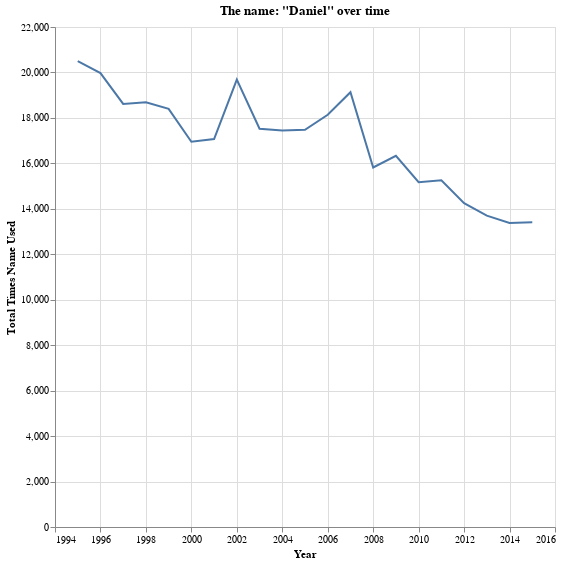

Notebook code for this chart:
### Code cell
#| label: GQ4 chart
#| code-summary: plot example
#| fig-align: center

alt.Chart(data_daniel).mark_line().encode(x=alt.X('year',axis=alt.Axis(title='Year',format='Y')),
                                         y=alt.Y('Total',axis=alt.Axis(title='Total Times Name Used'))).properties(title='The name: "Daniel" over time',
                                                                                                                   width=500,
                                                                                                                   height=500)

### Figure 1 — Vega-Lite specification as saved in the notebook (floating-point values rounded to 4 significant figures)
{"config": {"view": {"continuousWidth": 400, "continuousHeight": 300}}, "data": {"name": "data-0ea6814e413cf98e8d2e112d83eada91"}, "mark": "line", "encoding": {"x": {"axis": {"format": "Y", "title": "Year"}, "field": "year", "type": "quantitative"}, "y": {"axis": {"title": "Total Times Name Used"}, "field": "Total", "type": "quantitative"}}, "height": 500, "title": "The name: \"Daniel\" over time", "width": 500, "$schema": "https://vega.github.io/schema/vega-lite/v4.17.0.json", "datasets": {"data-0ea6814e413cf98e8d2e112d83eada91": [{"name": "Daniel", "year": 1995, "Total": 20500.0}, {"name": "Daniel", "year": 1996, "Total": 19970.0}, {"name": "Daniel", "year": 1997, "Total": 18620.0}, {"name": "Daniel", "year": 1998, "Total": 18690.0}, {"name": "Daniel", "year": 1999, "Total": 18400.0}, {"name": "Daniel", "year": 2000, "Total": 16950.0}, {"name": "Daniel", "year": 2001, "Total": 17070.0}, {"name": "Daniel", "year": 2002, "Total": 19690.0}, {"name": "Daniel", "year": 2003, "Total": 17520.0}, {"name": "Daniel", "year": 2004, "Total": 17450.0}, {"name": "Daniel", "year": 2005, "Total": 17480.0}, {"name": "Daniel", "year": 2006, "Total": 18140.0}, {"name": "Daniel", "year": 2007, "Total": 19130.0}, {"name": "Daniel", "year": 2008, "Total": 15820.0}, {"name": "Daniel", "year": 2009, "Total": 16330.0}, {"name": "Daniel", "year": 2010, "Total": 15170.0}, {"name": "Daniel", "year": 2011, "Total": 15260.0}, {"name": "Daniel", "year": 2012, "Total": 14250.0}, {"name": "Daniel", "year": 2013, "Total": 13700.0}, {"name": "Daniel", "year": 2014, "Total": 13380.0}, {"name": "Daniel", "year": 2015, "Total": 13410.0}]}}
